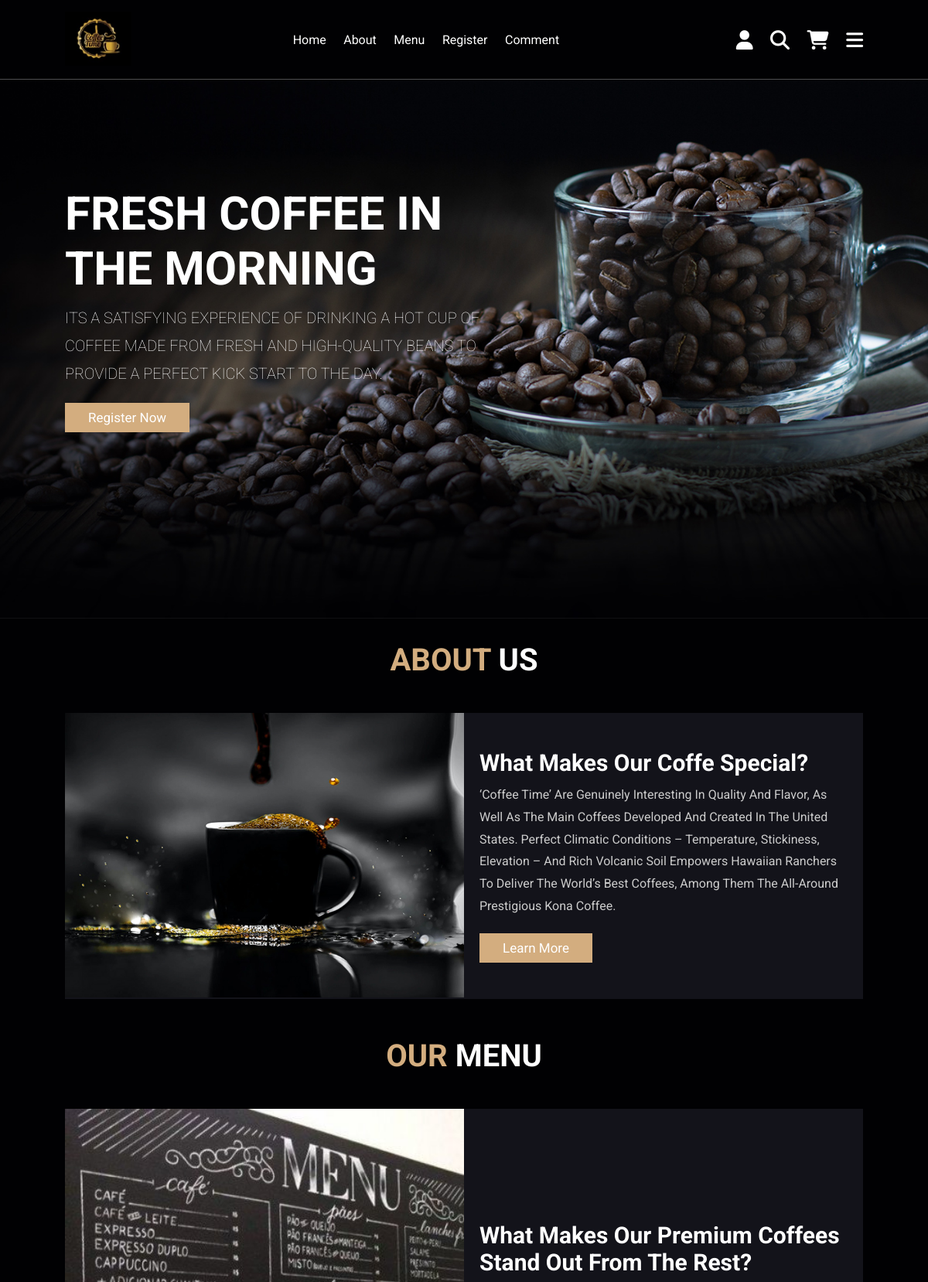
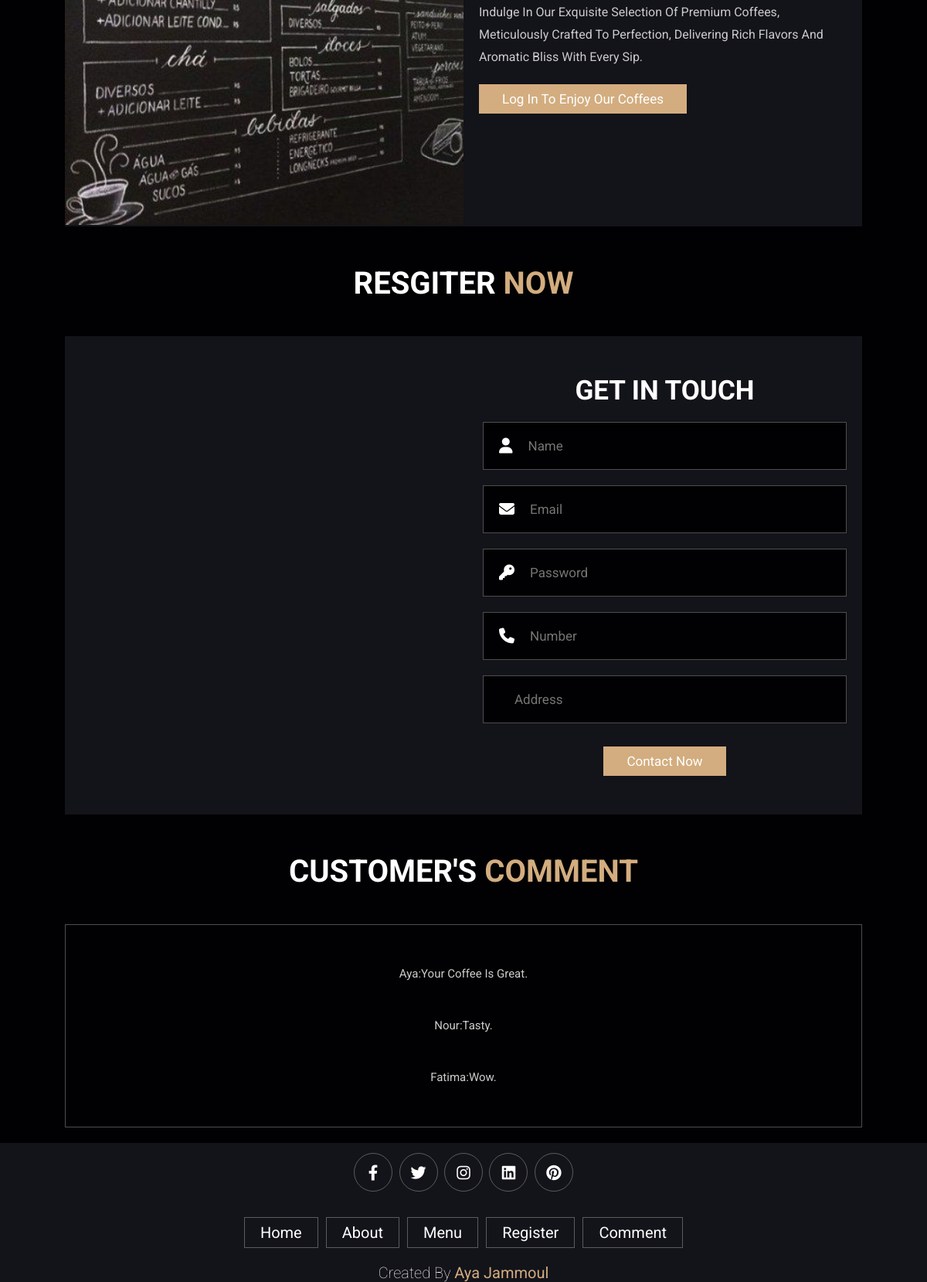
Page /aya/db_config/index.php on the committed database (2 pictures, top to bottom).
### tables this page shows
CREATE TABLE `comment` (
  `id_comment` int(11) NOT NULL,
  `comment` varchar(1000) NOT NULL,
  `email` varchar(100) NOT NULL,
  `id_register` int(11) NOT NULL
);

CREATE TABLE `register` (
  `id_register` int(11) NOT NULL,
  `name` varchar(100) NOT NULL,
  `email` varchar(100) NOT NULL,
  `password` varchar(100) NOT NULL,
  `number` int(11) NOT NULL,
  `address` varchar(1000) NOT NULL,
  `date` datetime NOT NULL
);

### aya/db_config/index.php (the view, shortened to what this page needs)
<?php
    include("connect.php");
	?>
<!DOCTYPE html>
<html lang="en">
    <head>
       <link rel="stylesheet" href="../css/style.css">
       <link rel="stylesheet" href="https://cdnjs.cloudflare.com/ajax/libs/font-awesome/6.4.0/css/all.min.css">
    </head>
    <body>
        <?php
         require 'header.php';
        ?>
        <section class="home" id="home">
	        <div class="content">
		        <h3>fresh coffee in the morning</h3>
		        <p>Its a satisfying experience of drinking a hot cup of coffee made from fresh and high-quality beans to provide a perfect kick start to the day.</p>
		        <a href="index.php#contact" class="btn">Register now</a>
            </div>
        </section>
        <section class="about" id="about">
	       <h1 class="heading"><span>about</span> us</h1>
	       <div class="row">
		      <div class="image">
			        <img src="../image/about-img.jpeg" alt="">
		      </div>
		      <div class="content">
			        <h3>what makes our coffe special?</h3>
                    <p>‘Coffee Time’ are genuinely interesting in quality and flavor,
                    as well as the main coffees developed and created in the United States.
                    Perfect climatic conditions – temperature, stickiness, elevation –
                    and rich volcanic soil empowers Hawaiian ranchers to deliver the world’s
                    best coffees, among them the all-around prestigious Kona coffee.
                    </p>
			        <a href="about.php" class="btn">learn more</a>
		      </div>
	       </div>
       </section>
       <section class="about" id="menu">
	        <h1 class="heading"><span>our</span> menu</h1>
			<div class="row">
			    <div class="image">
			        <img src="../image/menu.jpg" alt="">
		        </div>
			    <div class="content">
				   <h3>What makes our premium coffees stand out from the rest?</h3>
                   <p>Indulge in our exquisite selection of premium coffees, meticulously crafted to perfection,
					delivering rich flavors and aromatic bliss with every sip.</p>
		           <a href="login.php" class="btn">Log In to Enjoy Our coffees</a>
                </div>
	       </div>
        </section>
       <section class="contact" id="contact">
	        <h1 class="heading">Resgiter <span>now</span></h1>
            <div class="row">
	           <iframe  class="map" src="https://www.google.com/maps/embed?pb=!1m18!1m12!1m3!1d52992.23059288181!2d35.462996598858346!3d33.889282666504386!2m3!1f0!2f0!3f0!3m2!1i1024!2i768!4f13.1!3m3!1m2!1s0x151f17215880a78f%3A0x729182bae99836b4!2sBeirut!5e0!3m2!1sen!2slb!4v1684678047124!5m2!1sen!2slb" allowfullscreen="" loading="lazy" frameborder="0"></iframe>
	                <form action="registeraction.php" method="post">
		                <h3>get in touch</h3>
		                <div class="inputBox">
				            <span class="fas fa-user"></span>
				            <input type="text" placeholder="Name" name="name" id="name" require>
		                </div>
		                <div class="inputBox">
				            <span class="fas fa-envelope"></span>
				            <input type="email" placeholder="Email" name="email" require>
		                </div>
						<div class="inputBox">
				            <span class="fas fa-key"></span>
				            <input type="password" placeholder="Password" name="password" require>
		                </div>
		                    <div class="inputBox">
				            <span class="fas fa-phone"></span>
				        <input type="number" placeholder="Number" name="number" require>
		                </div>
						<div class="inputBox">
				            <input type="text" placeholder="Address" name="address" id="address" require>
		                </div>
		                <input type="submit" value="contact now" class="btn" require>
                    </form>
                </div>
        </section>
		<section class="review" id="review">
    <h1 class="heading">customer's <span> comment</span></h1>
    <div class="box-container">
        <?php
            $query = "SELECT c.comment, r.name
                      FROM comment c
                      INNER JOIN register r ON c.id_register = r.id_register";
            $result = mysqli_query($conn, $query);
            if(mysqli_num_rows($result) > 0) {
				echo '<div class="box">';
                while($row = mysqli_fetch_assoc($result)) {
                    echo '<p>'. $row['name'] . ':' . $row['comment'] . '</p>';
                }echo '</div>';
            } else {
                echo '<div class="box">';
                echo '<p>No comments available.</p>';
                echo '</div>';
            }
        ?>
    </div>
</section>
       <?php
         require 'footer.php';
       ?>
    </body>
</html>

### aya/css/style.css (style rules this page uses)
:root { --main-color:#d3ad7f; --black:#13131a; --bg:#010103; --border:.1rem solid rgba(255,255,255,.3); }
* { font-family: 'Roboto', sans-serif; margin:0; padding:0; box-sizing: border-box; outline: none; border:none; text-decoration: none; text-transform: capitalize; transition: .2s linear; }
html { font-size: 62.5%; overflow-x: hidden; scroll-padding-top: 9rem; scroll-behavior: smooth; }
body { background: var(--bg); }
.heading { text-align: center; color:#fff; text-transform: uppercase; padding-bottom: 3.5rem; font-size: 4rem; margin: 10px; }
.heading span { color:var(--main-color); text-transform: uppercase; }
.btn { margin-top: 1rem; display: inline-block; padding:.9rem 3rem; font-size: 1.7rem; color:#fff; background: var(--main-color); cursor: pointer; }
section { padding:2rem 7%; }
.home { min-height: 100vh; display: flex; align-items: center; background: url(../image/home-img.jpeg); background-size: cover; background-position: center; }
.home .content { max-width: 60rem; }
.home .content h3 { font-size: 6rem; text-transform: uppercase; color: #fff; }
.home .content p { font-size: 2rem; text-transform: uppercase; color: #fff; font-weight: lighter; line-height: 1.8; padding: 1rem 0; }
.about .row { display: flex; align-items: center; background: var(--black); flex-wrap: wrap; }
.about .row .image { flex: 1 1 45rem; }
.about .row .content { flex: 1 1 45rem; padding: 2rem; }
.about .row .content h3 { font-size: 3rem; color: #fff; }
.about .row .content p { font-size: 1.6rem; color: #ccc; padding: 1rem 0; line-height: 1.8; }
.about .row .image img { width: 100%; }
.contact .row { display: flex; background:var(--black); flex-wrap: wrap; gap:1rem; }
.contact .row .map { flex:1 1 45rem; width: 100%; object-fit: cover; }
.contact .row form { flex:1 1 45rem; padding:5rem 2rem; text-align: center; }
.contact .row form h3 { text-transform: uppercase; font-size: 3.5rem; color:#fff; }
.contact .row form .inputBox { display: flex; align-items: center; margin-top: 2rem; margin-bottom: 2rem; background:var(--bg); border:var(--border); }
.contact .row form .inputBox span { color:#fff; font-size: 2rem; padding-left: 2rem; }
.contact .row form .inputBox input { width: 100%; padding:2rem; font-size: 1.7rem; color:#fff; text-transform: none; background:none; }
.review .box-container { display: grid; grid-template-columns: repeat(auto-fit , minmax(30rem,1fr)); gap: 1.5rem; }
.review .box-container .box { border: var(--border); text-align: center; padding: 3rem 2rem; }
.review .box-container .box p { font-size: 1.5rem; line-height: 1.8; color: #ccc; padding: 2rem 0; }

### rows in the picture
comment: id_register.name "Aya", comment "Your Coffee Is Great."
comment: id_register.name "Nour", comment "Tasty."
comment: id_register.name "Fatima", comment "Wow."
